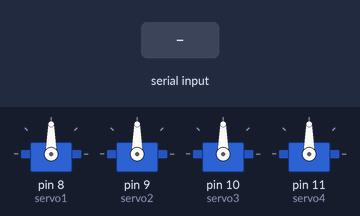
The sketch below on a simulated Arduino Uno, built with avr-gcc and run on an emulated ATmega328P. On the bench: 4 × servo. The inputs (shaded band) are chosen by the test bench.

Above: at 1.2 s.
1.3 s: "B,45\n" received over the second serial link
At 1.7 s:
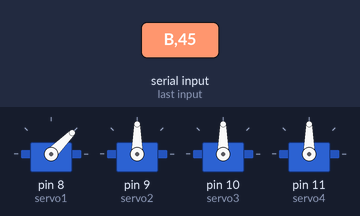
2.8 s: "A,45\n" received over the second serial link
At 4.0 s:
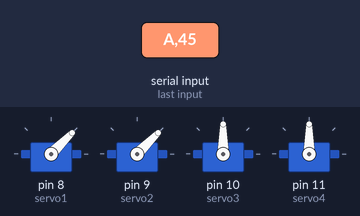
4.3 s: "B90\n" received over the second serial link
At 5.2 s:
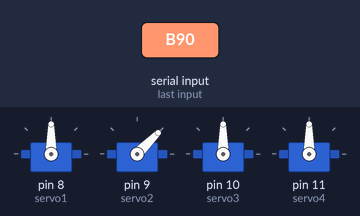
5.8 s: "C,45\n" received over the second serial link
At 6.3 s:
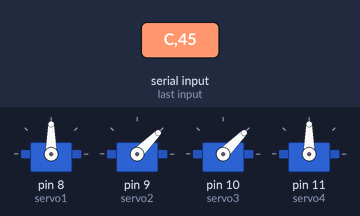
7.3 s: "A90\n" received over the second serial link
At 8.5 s:
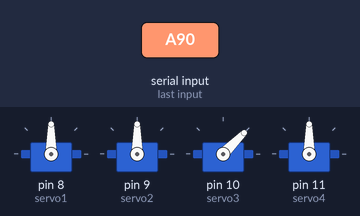
8.8 s: "P,45\n" received over the second serial link
At 9.8 s:
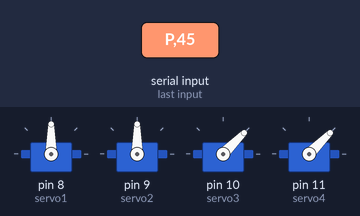
Timing chart, 0 to 11.3 s (numbered marks = the images above; inputs shaded):
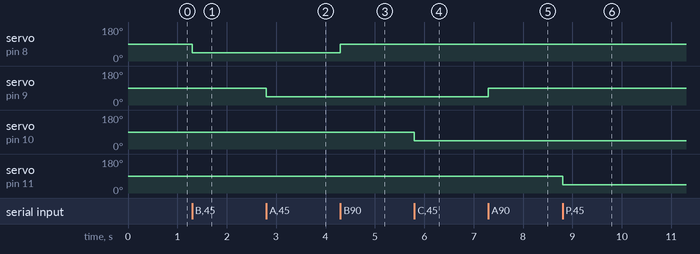

The sketch:

Arduino_receptor.ino
```cpp
#include <Servo.h>
#include <SoftwareSerial.h>

Servo servo1;
Servo servo2;
Servo servo3;
Servo servo4;

SoftwareSerial mySerial(2,3); // RX, TX

void setup() {
  mySerial.begin(9600);

  servo1.attach(8);
  servo2.attach(9);
  servo3.attach(10);
  servo4.attach(11);
}

void loop() {
  if (mySerial.available()) {
    char receivedChar = mySerial.read();
    int pos = mySerial.parseInt();

    switch (receivedChar) {
      case 'B':
        servo1.write(pos);
        break;
      case 'A':
        servo2.write(pos);
        break;
      case 'C':
        servo3.write(pos);
        break;
      case 'P':
        servo4.write(pos);
        break;
    }
  }
}
```

Measured:
- after the input at 1.3 s, servo on pin 8 (servo1): 90° → 45° at once
- after the input at 2.8 s, servo on pin 9 (servo2): 90° → 45° at once
- after the input at 4.3 s, servo on pin 8 (servo1): 45° → 90° at once
- after the input at 5.8 s, servo on pin 10 (servo3): 90° → 45° at once
- after the input at 7.3 s, servo on pin 9 (servo2): 45° → 90° at once
- after the input at 8.8 s, servo on pin 11 (servo4): 90° → 45° at once
